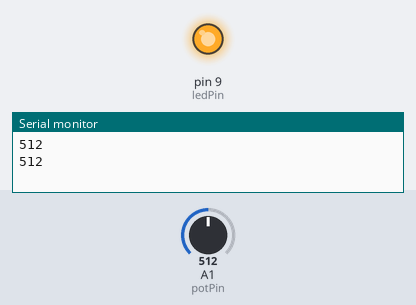
The sketch below on a simulated Arduino Uno, built with avr-gcc and run on an emulated ATmega328P. Shown: output pins drawn as LEDs (lit = HIGH), the last lines printed to the serial monitor. The test bench sets the inputs (shaded band); at power-on: A1 (potPin) = 512.

Above: at 1.3 s.
1.4 s: A1 (potPin) set to 0
At 2.4 s:
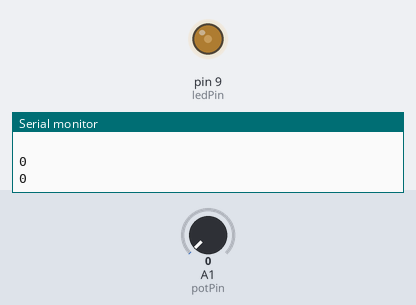
4.4 s: A1 (potPin) set to 122
At 4.7 s:
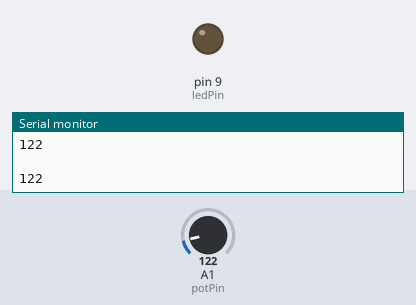
Timing chart, 0 to 13.4 s (numbered marks = the images above; inputs shaded):
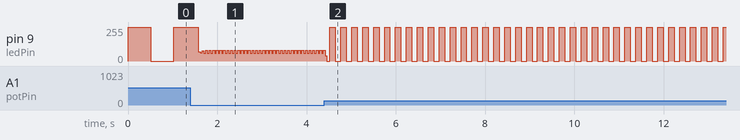

Measured:
- by itself, pin 9 (ledPin): moves between 0/255 and 255/255, repeating every 0.49 s

The sketch:

TEST_Potentiometer_Input.ino
```cpp
/*****************************************************************
 * Title: Potentiometer Input Test 001
 * Date: 2014-08-13
 * By: Apri
 *
 * Description:
 * Using the potentiometer to control the luminous of an LED
 ****************************************************************/
#define  ledPin     9
#define  potPin     A1

#define  LED_ON   HIGH

#define  LED_OFF  LOW

void setup() {
  pinMode(ledPin, OUTPUT);
  pinMode(potPin, INPUT);

  Serial.begin(9600);
}

void loop() {
  digitalWrite(ledPin, LED_ON);
  delay(analogRead(potPin));
  Serial.println(analogRead(potPin));

  digitalWrite(ledPin, LED_OFF);
  delay(analogRead(potPin));
  Serial.println(analogRead(potPin));

  Serial.println("   ");
}
```
